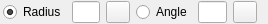
<?xml version="1.0" encoding="UTF-8"?>
<ui version="4.0">
 <class>LC_ArcTangentialOptionsWidget</class>
 <widget class="QWidget" name="LC_ArcTangentialOptionsWidget">
  <property name="geometry">
   <rect>
    <x>0</x>
    <y>0</y>
    <width>268</width>
    <height>24</height>
   </rect>
  </property>
  <property name="sizePolicy">
   <sizepolicy hsizetype="Fixed" vsizetype="Fixed">
    <horstretch>0</horstretch>
    <verstretch>0</verstretch>
   </sizepolicy>
  </property>
  <property name="minimumSize">
   <size>
    <width>268</width>
    <height>22</height>
   </size>
  </property>
  <property name="windowTitle">
   <string>Tangential Arc Options</string>
  </property>
  <layout class="QGridLayout" name="gridLayout">
   <property name="leftMargin">
    <number>3</number>
   </property>
   <property name="topMargin">
    <number>1</number>
   </property>
   <property name="bottomMargin">
    <number>1</number>
   </property>
   <item row="0" column="1">
    <widget class="QLineEdit" name="leRadius">
     <property name="sizePolicy">
      <sizepolicy hsizetype="Preferred" vsizetype="Fixed">
       <horstretch>0</horstretch>
       <verstretch>0</verstretch>
      </sizepolicy>
     </property>
     <property name="toolTip">
      <string>Radius of the tangential arc</string>
     </property>
    </widget>
   </item>
   <item row="0" column="4">
    <widget class="QLineEdit" name="leAngle">
     <property name="sizePolicy">
      <sizepolicy hsizetype="Preferred" vsizetype="Fixed">
       <horstretch>0</horstretch>
       <verstretch>0</verstretch>
      </sizepolicy>
     </property>
     <property name="toolTip">
      <string>Total subtending angle of the tangential arc</string>
     </property>
    </widget>
   </item>
   <item row="0" column="2">
    <widget class="QToolButton" name="tbPickRadius">
     <property name="statusTip">
      <string>Pick radius form drawing</string>
     </property>
     <property name="text">
      <string/>
     </property>
     <property name="icon">
      <iconset resource="../../../../res/icons/icons.qrc">
       <normaloff>:/icons/interactive_pick_distance.lci</normaloff>:/icons/interactive_pick_distance.lci</iconset>
     </property>
    </widget>
   </item>
   <item row="0" column="0">
    <widget class="QRadioButton" name="rbRadius">
     <property name="sizePolicy">
      <sizepolicy hsizetype="Preferred" vsizetype="Fixed">
       <horstretch>0</horstretch>
       <verstretch>0</verstretch>
      </sizepolicy>
     </property>
     <property name="toolTip">
      <string>If selected, tangental arc with specified radius will be created</string>
     </property>
     <property name="text">
      <string extracomment="Draw Tangential Arc by the given radius">Radius</string>
     </property>
     <property name="iconSize">
      <size>
       <width>12</width>
       <height>12</height>
      </size>
     </property>
     <property name="checked">
      <bool>true</bool>
     </property>
    </widget>
   </item>
   <item row="0" column="3">
    <widget class="QRadioButton" name="rbAngle">
     <property name="sizePolicy">
      <sizepolicy hsizetype="Preferred" vsizetype="Fixed">
       <horstretch>0</horstretch>
       <verstretch>0</verstretch>
      </sizepolicy>
     </property>
     <property name="toolTip">
      <string>If selected, arc with specified angle will be created</string>
     </property>
     <property name="text">
      <string extracomment="Draw Tangential Arc by the given radius">Angle</string>
     </property>
     <property name="iconSize">
      <size>
       <width>12</width>
       <height>12</height>
      </size>
     </property>
    </widget>
   </item>
   <item row="0" column="5">
    <widget class="QToolButton" name="tbPickAngle">
     <property name="toolTip">
      <string>Pick angle from drawing</string>
     </property>
     <property name="text">
      <string/>
     </property>
     <property name="icon">
      <iconset resource="../../../../res/icons/icons.qrc">
       <normaloff>:/icons/interactive_pick_angle.lci</normaloff>:/icons/interactive_pick_angle.lci</iconset>
     </property>
    </widget>
   </item>
  </layout>
 </widget>
 <layoutdefault spacing="6" margin="11"/>
 <tabstops>
  <tabstop>leRadius</tabstop>
  <tabstop>leAngle</tabstop>
 </tabstops>
 <resources>
  <include location="../../../../res/icons/icons.qrc"/>
 </resources>
 <connections/>
</ui>
